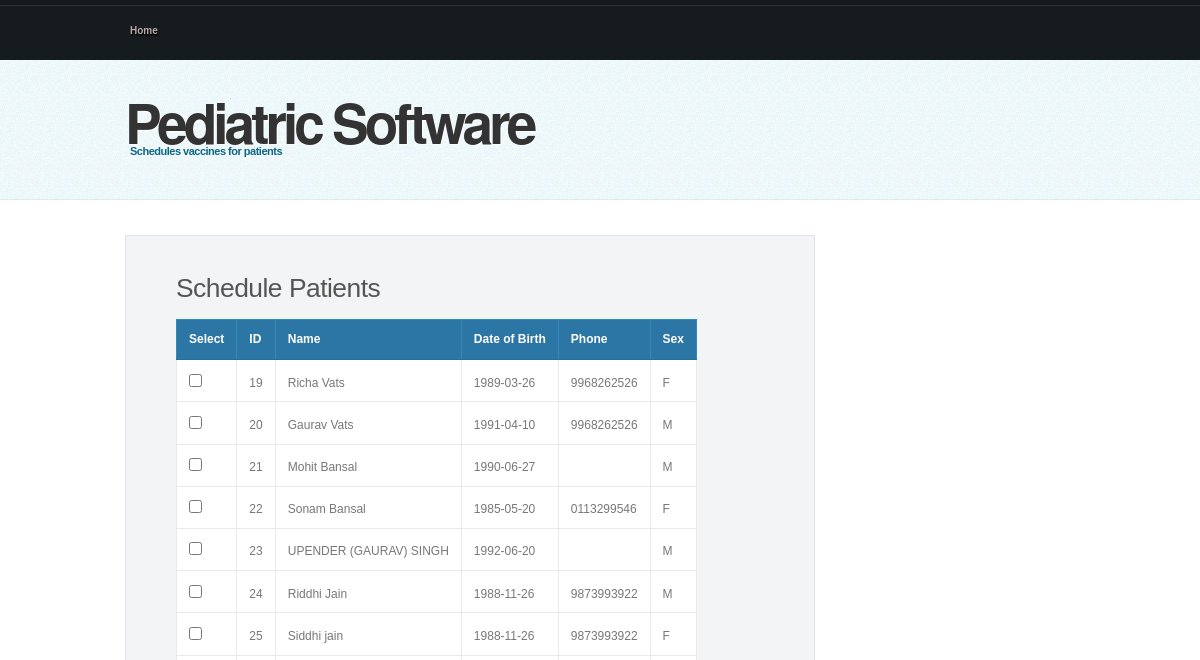
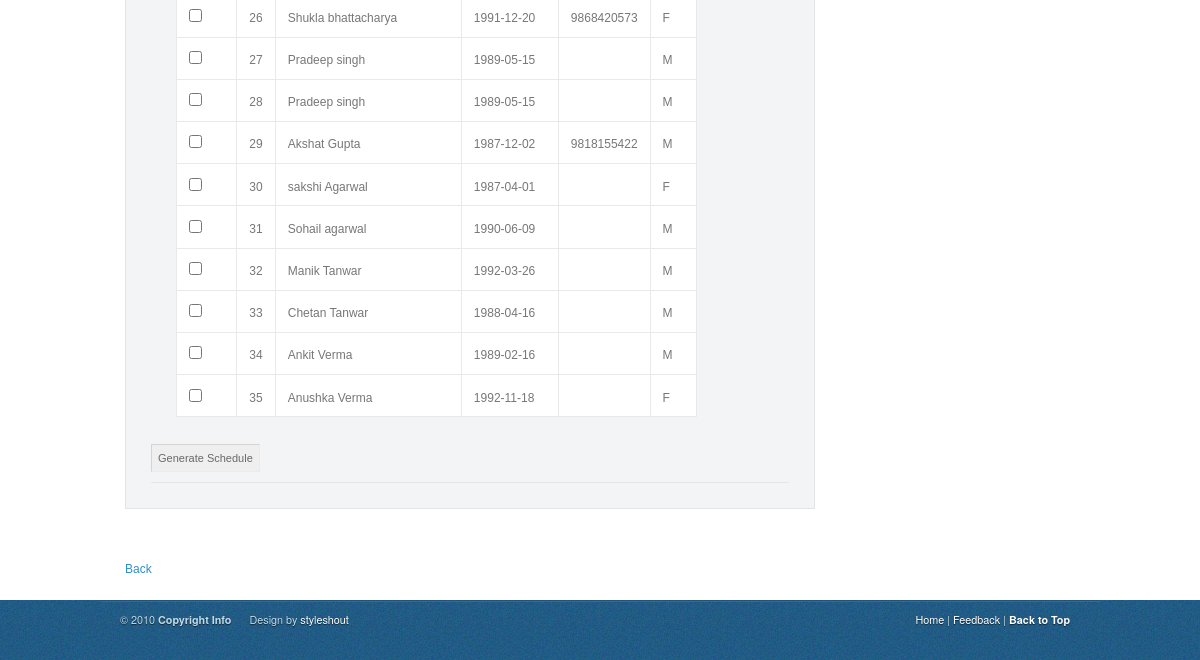
/schedule.php, run on an earlier commit of the app's database (2 pictures, top to bottom).
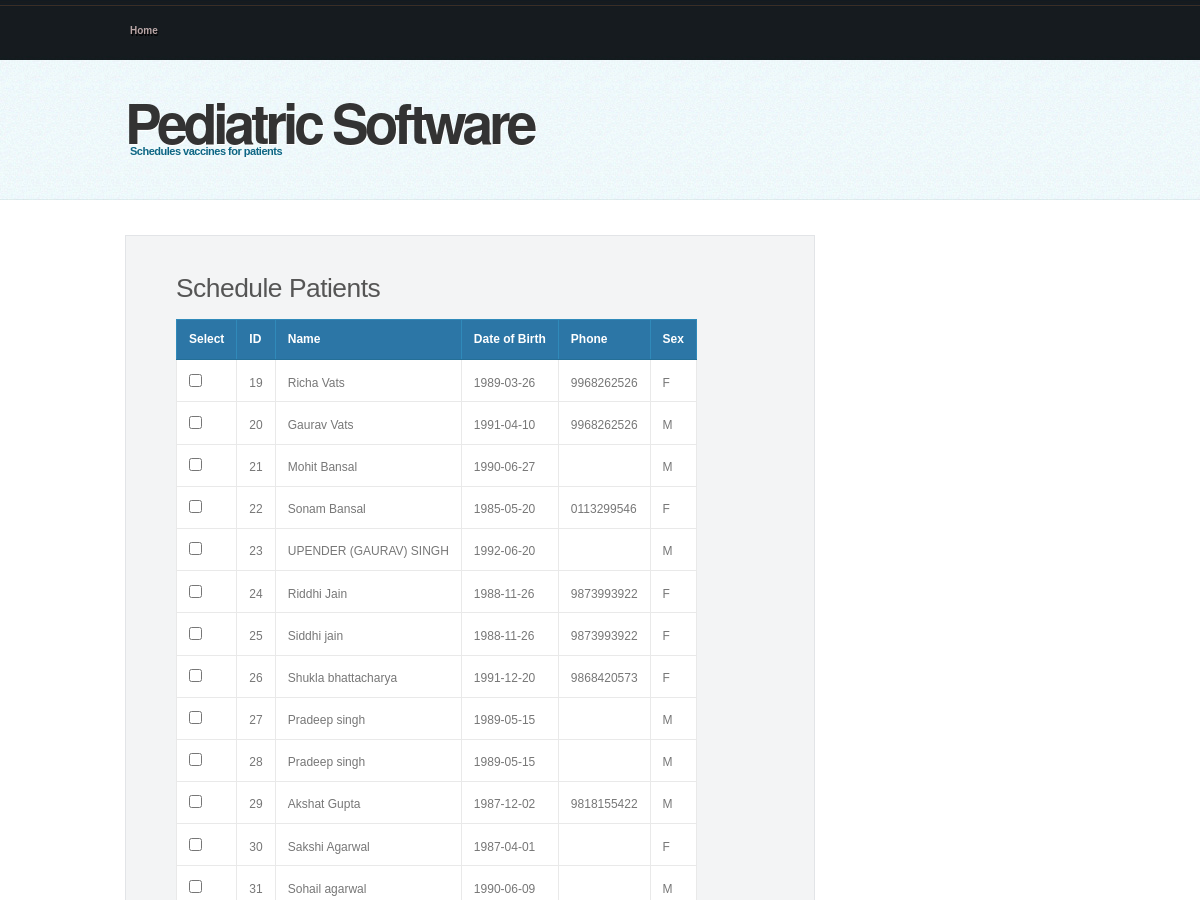
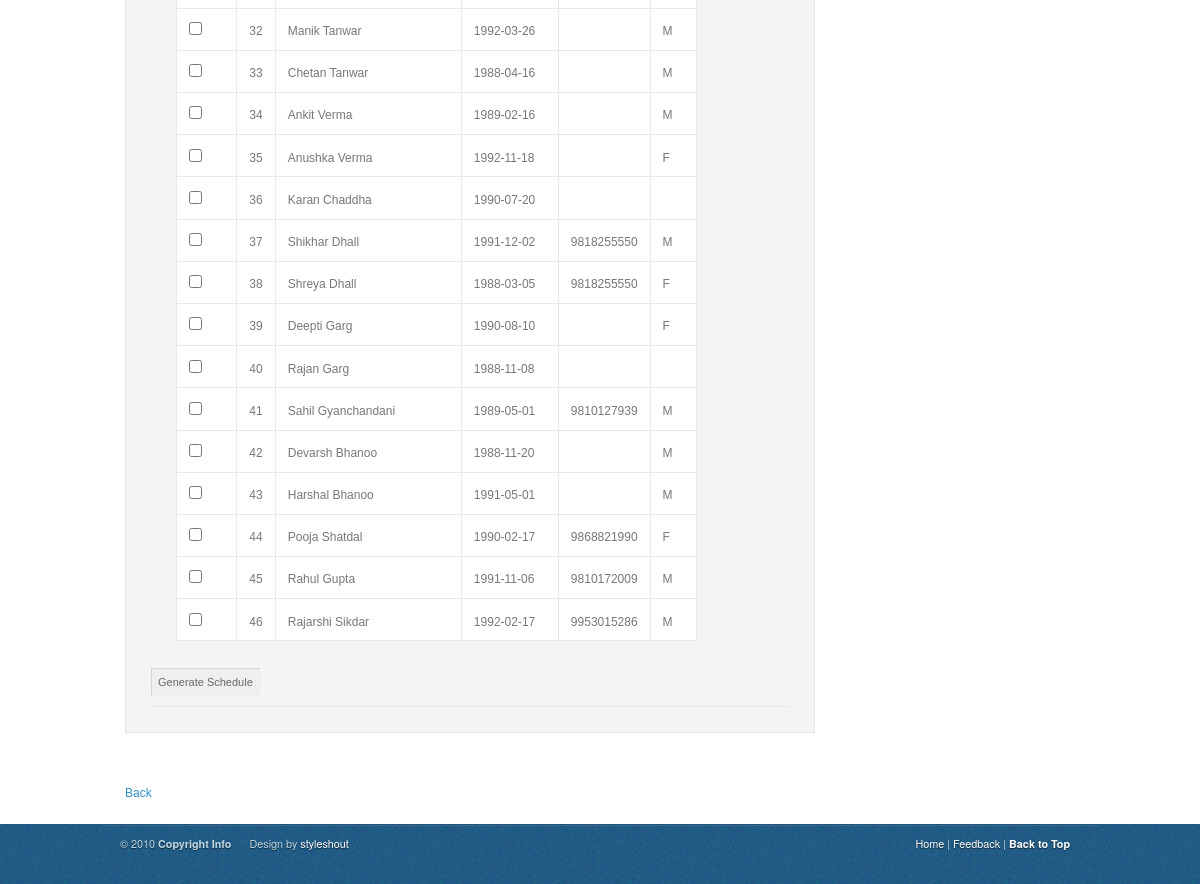
And on a later commit of the database (2 pictures, top to bottom).
### tables this page shows
CREATE TABLE IF NOT EXISTS `patients` (
  `id` int(11) NOT NULL AUTO_INCREMENT,
  `id_dob` varchar(6) NOT NULL,
  `name` varchar(25) NOT NULL,
  `first_name` varchar(25) NOT NULL,
  `middle_name` varchar(25) DEFAULT NULL,
  `last_name` varchar(25) NOT NULL,
  `father_name` varchar(25) DEFAULT NULL,
  `father_occ` varchar(25) DEFAULT NULL,
  `mother_name` varchar(25) DEFAULT NULL,
  `mother_occ` varchar(25) DEFAULT NULL,
  `address` varchar(100) DEFAULT NULL,
  `sibling` varchar(20) NOT NULL DEFAULT '0',
  `pin` varchar(6) DEFAULT NULL,
  `res_phone` varchar(10) DEFAULT NULL,
  `office_phone` varchar(10) DEFAULT NULL,
  `dob` date NOT NULL,
  `email` varchar(100) DEFAULT NULL,
  `phone` varchar(15) DEFAULT NULL,
  `sex` enum('M','F') NOT NULL DEFAULT 'M',
  `born_at` varchar(25) DEFAULT NULL,
  `mode_of_delivery` enum('Normal','Caesarean','Forceps','Vacuum') DEFAULT 'Normal',
  `birth_weight` varchar(10) DEFAULT NULL,
  `comp_preg` varchar(25) DEFAULT 'No',
  `comp_deli` varchar(25) DEFAULT 'No',
  `cry_birth` varchar(25) DEFAULT 'Yes',
  `admit_hospital` varchar(25) DEFAULT 'No',
  `injury_child` varchar(25) DEFAULT 'No',
  `prev_surgery` varchar(25) DEFAULT 'No',
  `allergy_child` varchar(25) DEFAULT 'No',
  `other_info` varchar(25) DEFAULT 'No',
  `diabetes` varchar(25) DEFAULT 'No',
  `asthma` varchar(25) DEFAULT 'No',
  `cardiac` varchar(25) DEFAULT 'No',
  `hypertension` varchar(25) DEFAULT 'No',
  `tuberculosis` varchar(25) DEFAULT 'No',
  `other_fam_history` varchar(25) DEFAULT 'No',
  `breast_feed_month` varchar(10) DEFAULT NULL,
  `solid_month` varchar(10) DEFAULT NULL,
  PRIMARY KEY (`id`)
);

### schedule.php (the view, shortened to what this page needs)
<?php include('header.php');
?>
<form action="" method="post" enctype="multipart/form-data" style="width:auto">
<h3>Schedule Patients</h3>
<table>
	<tbody>
		<tr>
			<th>Select</th>
			<th>ID</th>
			<th>Name</th>
			<th>Date of Birth</th>
			<th>Phone</th>
			<th>Sex</th>
		</tr>
		<?php $result = mysqli_query($link, "SELECT * FROM patients WHERE 1");
		while($row = mysqli_fetch_assoc($result))
		{
			echo "<tr>";
			echo "<td><input type=\"checkbox\" name=\"id[]\" value=".$row['id']." /></td>";
			echo "<td>".$row['id']."</td>";
			echo "<td>".$row['name']."</td>";
			echo "<td>".$row['dob']."</td>";
			echo "<td>".$row['phone']."</td>";
			echo "<td>".$row['sex']."</td>";
			echo "</tr>";
		}
		?>
	</tbody>
</table>
<p>
<input type="submit" name="submit" value="Generate Schedule"/>
</p>
</form>
<?php include('footer.php'); ?>

What changed in the data, as far as the page shows it:
changed patients "Riddhi Jain": sex "M" → "F"
changed patients id 30: name "sakshi Agarwal" → "Sakshi Agarwal"
added patients: id "36", name "Karan Chaddha", dob "1990-07-20"
added patients: id "37", name "Shikhar Dhall", dob "1991-12-02", phone "9818255550", sex "M"
added patients: id "38", name "Shreya Dhall", dob "1988-03-05", phone "9818255550", sex "F"
added patients: id "39", name "Deepti Garg", dob "1990-08-10", sex "F"
added patients: id "40", name "Rajan Garg", dob "1988-11-08"
added patients: id "41", name "Sahil Gyanchandani", dob "1989-05-01", phone "9810127939", sex "M"
added patients: id "42", name "Devarsh Bhanoo", dob "1988-11-20", sex "M"
added patients: id "43", name "Harshal Bhanoo", dob "1991-05-01", sex "M"
added patients: id "44", name "Pooja Shatdal", dob "1990-02-17", phone "9868821990", sex "F"
added patients: id "45", name "Rahul Gupta", dob "1991-11-06", phone "9810172009", sex "M"
added patients: id "46", name "Rajarshi Sikdar", dob "1992-02-17", phone "9953015286", sex "M"
